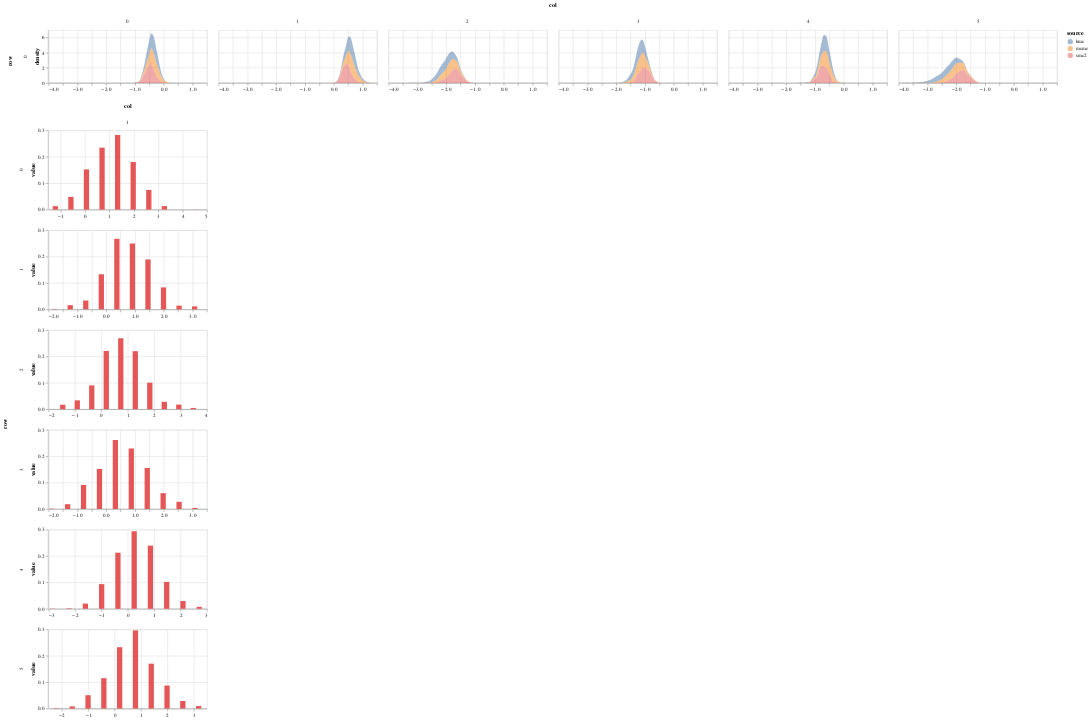

Notebook source saved alongside this figure:
### Code cell
param = 'alpha'
df = get_post_df(ps_mcmc[param]) 
df['source'] = 'mcmc'

df2 = get_post_df(ps_hmc[param]) 
df2['source'] = 'hmc'


df3 = get_post_df(ps_smc2[param]) 
df3['source'] = 'smc2'

plot_histogram(pd.concat([df,df2, df3]), height=100)

### Figure 1 — Vega-Lite specification as saved in the notebook (floating-point values rounded to 4 significant figures; data arrays with more than 128 entries replaced by an {"elided": "..."} marker saying what was removed)
{"config": {"view": {"continuousWidth": 400, "continuousHeight": 300}}, "vconcat": [{"data": {"name": "data-8ffa05232f84425461872e0bce306c2b"}, "mark": {"type": "area", "opacity": 0.5}, "encoding": {"color": {"type": "nominal", "field": "source"}, "column": {"type": "quantitative", "field": "col"}, "row": {"type": "quantitative", "field": "row"}, "x": {"type": "quantitative", "field": "value", "title": null}, "y": {"type": "quantitative", "field": "density"}}, "height": 100, "resolve": {"scale": {"x": "independent"}}, "transform": [{"fold": ["value"]}, {"density": "value", "groupby": ["cn", "row", "col", "source"]}], "width": 300}, {"data": {"name": "data-1cee159e59d857d0dcc9570f86766449"}, "mark": {"type": "bar", "width": 10}, "encoding": {"color": {"type": "nominal", "field": "source"}, "column": {"type": "quantitative", "field": "col"}, "row": {"type": "quantitative", "field": "row"}, "x": {"type": "quantitative", "field": "bin", "title": null}, "y": {"type": "quantitative", "field": "value"}}, "height": 150, "resolve": {"scale": {"x": "independent"}}, "width": 300}], "$schema": "https://vega.github.io/schema/vega-lite/v4.8.1.json", "datasets": {"data-8ffa05232f84425461872e0bce306c2b": {"elided": "18000 records"}, "data-1cee159e59d857d0dcc9570f86766449": [{"value": 0.01309, "bin": -1.223, "row": 0, "col": 1, "source": "smc2"}, {"value": 0.04817, "bin": -0.584, "row": 0, "col": 1, "source": "smc2"}, {"value": 0.1523, "bin": 0.05524, "row": 0, "col": 1, "source": "smc2"}, {"value": 0.2346, "bin": 0.6945, "row": 0, "col": 1, "source": "smc2"}, {"value": 0.2828, "bin": 1.334, "row": 0, "col": 1, "source": "smc2"}, {"value": 0.1805, "bin": 1.973, "row": 0, "col": 1, "source": "smc2"}, {"value": 0.07467, "bin": 2.612, "row": 0, "col": 1, "source": "smc2"}, {"value": 0.01331, "bin": 3.252, "row": 0, "col": 1, "source": "smc2"}, {"value": 0.0, "bin": 3.891, "row": 0, "col": 1, "source": "smc2"}, {"value": 0.000623, "bin": 4.53, "row": 0, "col": 1, "source": "smc2"}, {"value": 0.001499, "bin": -1.789, "row": 1, "col": 1, "source": "smc2"}, {"value": 0.01613, "bin": -1.249, "row": 1, "col": 1, "source": "smc2"}, {"value": 0.03367, "bin": -0.7086, "row": 1, "col": 1, "source": "smc2"}, {"value": 0.1331, "bin": -0.1686, "row": 1, "col": 1, "source": "smc2"}, {"value": 0.2674, "bin": 0.3715, "row": 1, "col": 1, "source": "smc2"}, {"value": 0.2497, "bin": 0.9115, "row": 1, "col": 1, "source": "smc2"}, {"value": 0.1893, "bin": 1.451, "row": 1, "col": 1, "source": "smc2"}, {"value": 0.08338, "bin": 1.992, "row": 1, "col": 1, "source": "smc2"}, {"value": 0.01432, "bin": 2.532, "row": 1, "col": 1, "source": "smc2"}, {"value": 0.01144, "bin": 3.072, "row": 1, "col": 1, "source": "smc2"}, {"value": 0.01688, "bin": -1.463, "row": 2, "col": 1, "source": "smc2"}, {"value": 0.03355, "bin": -0.9136, "row": 2, "col": 1, "source": "smc2"}, {"value": 0.09005, "bin": -0.3642, "row": 2, "col": 1, "source": "smc2"}, {"value": 0.2206, "bin": 0.1852, "row": 2, "col": 1, "source": "smc2"}, {"value": 0.2686, "bin": 0.7347, "row": 2, "col": 1, "source": "smc2"}, {"value": 0.2198, "bin": 1.284, "row": 2, "col": 1, "source": "smc2"}, {"value": 0.1002, "bin": 1.834, "row": 2, "col": 1, "source": "smc2"}, {"value": 0.02808, "bin": 2.383, "row": 2, "col": 1, "source": "smc2"}, {"value": 0.01736, "bin": 2.932, "row": 2, "col": 1, "source": "smc2"}, {"value": 0.004727, "bin": 3.482, "row": 2, "col": 1, "source": "smc2"}, {"value": 0.001377, "bin": -1.892, "row": 3, "col": 1, "source": "smc2"}, {"value": 0.0182, "bin": -1.339, "row": 3, "col": 1, "source": "smc2"}, {"value": 0.09111, "bin": -0.7859, "row": 3, "col": 1, "source": "smc2"}, {"value": 0.1518, "bin": -0.233, "row": 3, "col": 1, "source": "smc2"}, {"value": 0.2612, "bin": 0.3199, "row": 3, "col": 1, "source": "smc2"}, {"value": 0.2291, "bin": 0.8728, "row": 3, "col": 1, "source": "smc2"}, {"value": 0.1555, "bin": 1.426, "row": 3, "col": 1, "source": "smc2"}, {"value": 0.06012, "bin": 1.979, "row": 3, "col": 1, "source": "smc2"}, {"value": 0.02729, "bin": 2.532, "row": 3, "col": 1, "source": "smc2"}, {"value": 0.004177, "bin": 3.084, "row": 3, "col": 1, "source": "smc2"}, {"value": 0.0007686, "bin": -2.837, "row": 4, "col": 1, "source": "smc2"}, {"value": 0.001988, "bin": -2.221, "row": 4, "col": 1, "source": "smc2"}, {"value": 0.0197, "bin": -1.605, "row": 4, "col": 1, "source": "smc2"}, {"value": 0.09345, "bin": -0.9894, "row": 4, "col": 1, "source": "smc2"}, {"value": 0.2125, "bin": -0.3735, "row": 4, "col": 1, "source": "smc2"}, {"value": 0.2938, "bin": 0.2424, "row": 4, "col": 1, "source": "smc2"}, {"value": 0.2393, "bin": 0.8584, "row": 4, "col": 1, "source": "smc2"}, {"value": 0.1018, "bin": 1.474, "row": 4, "col": 1, "source": "smc2"}, {"value": 0.02934, "bin": 2.09, "row": 4, "col": 1, "source": "smc2"}, {"value": 0.007326, "bin": 2.706, "row": 4, "col": 1, "source": "smc2"}, {"value": 0.00163, "bin": -2.201, "row": 5, "col": 1, "source": "smc2"}, {"value": 0.008337, "bin": -1.603, "row": 5, "col": 1, "source": "smc2"}, {"value": 0.0507, "bin": -1.005, "row": 5, "col": 1, "source": "smc2"}, {"value": 0.1152, "bin": -0.4064, "row": 5, "col": 1, "source": "smc2"}, {"value": 0.2325, "bin": 0.1919, "row": 5, "col": 1, "source": "smc2"}, {"value": 0.2962, "bin": 0.7903, "row": 5, "col": 1, "source": "smc2"}, {"value": 0.1701, "bin": 1.389, "row": 5, "col": 1, "source": "smc2"}, {"value": 0.08723, "bin": 1.987, "row": 5, "col": 1, "source": "smc2"}, {"value": 0.02866, "bin": 2.585, "row": 5, "col": 1, "source": "smc2"}, {"value": 0.009494, "bin": 3.184, "row": 5, "col": 1, "source": "smc2"}]}}
